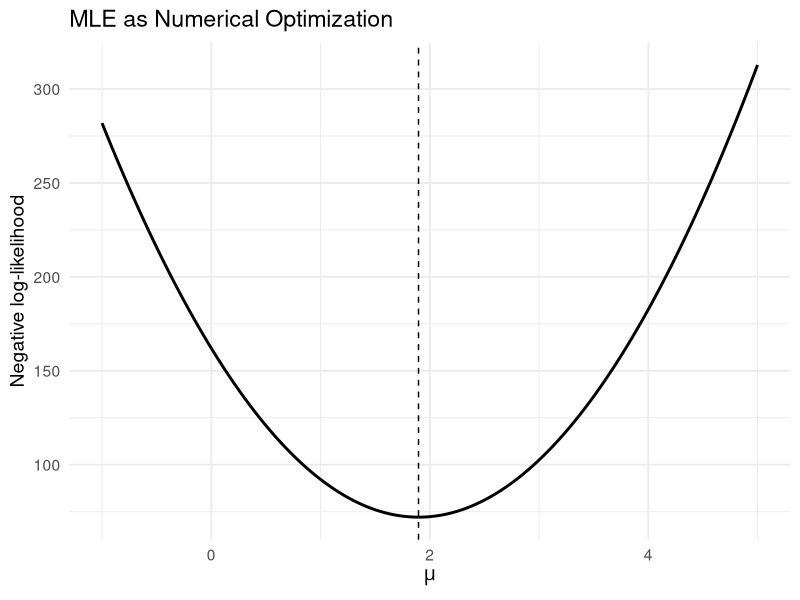
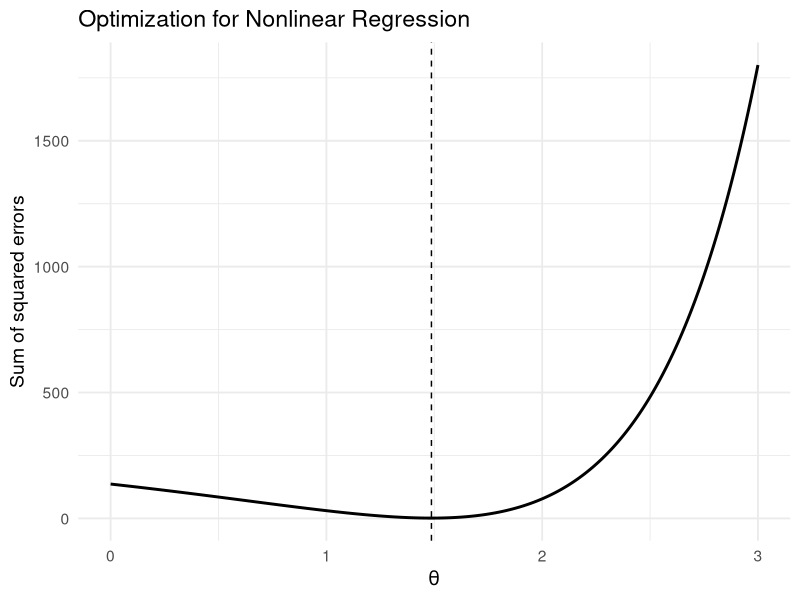
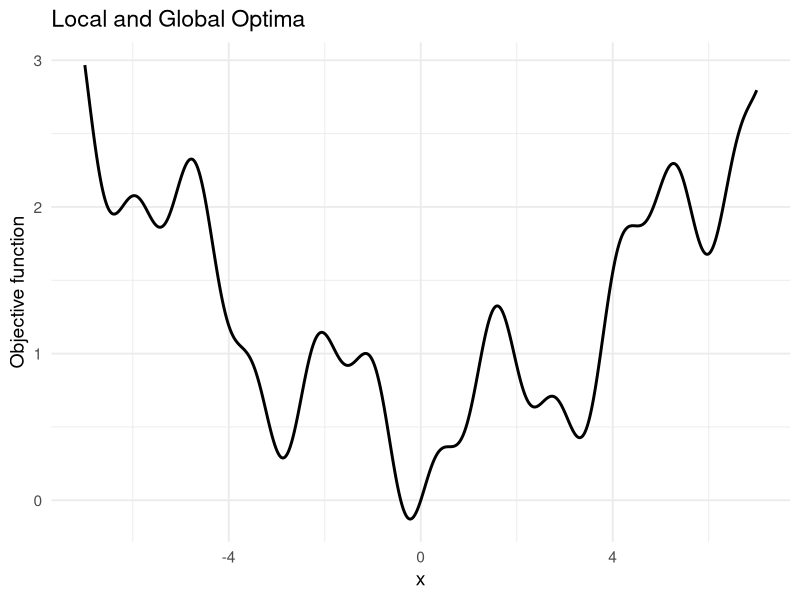
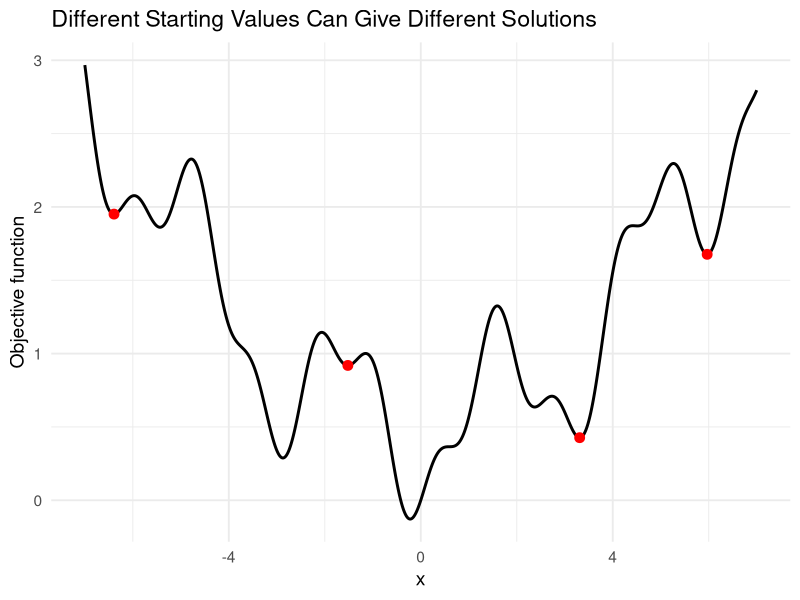
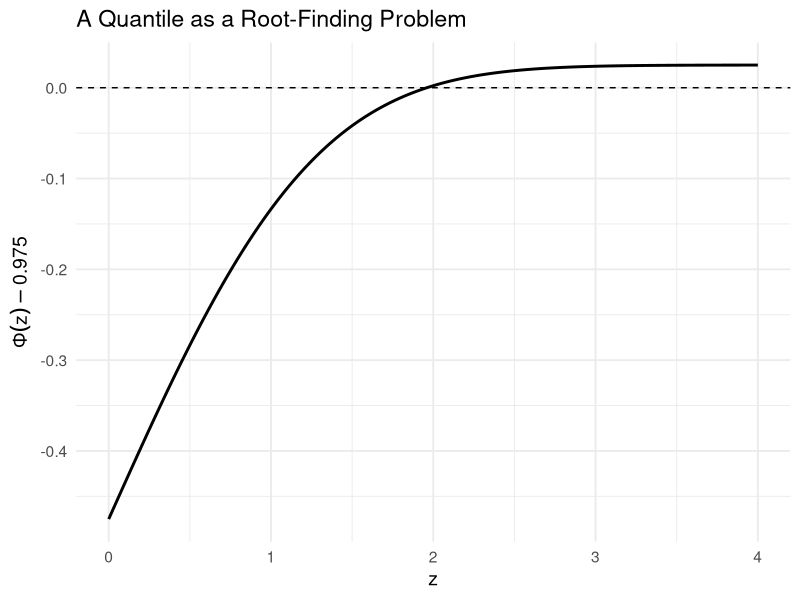
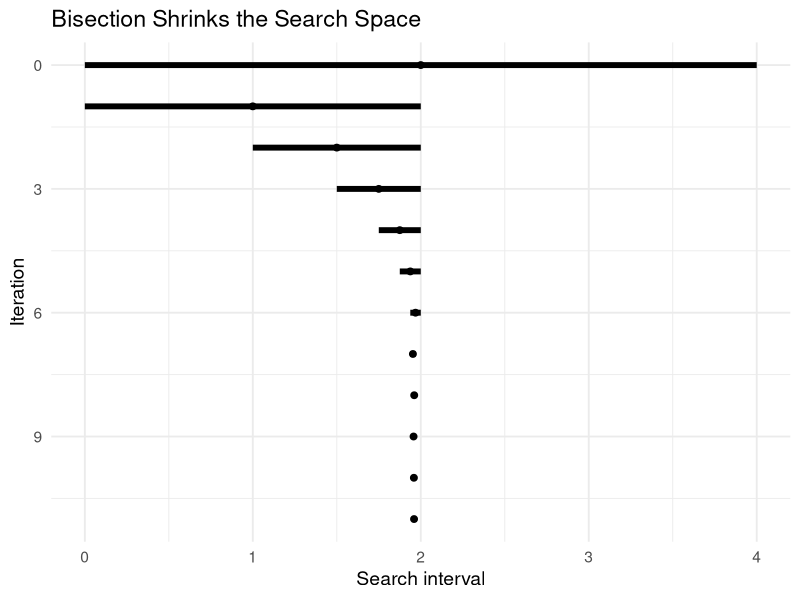
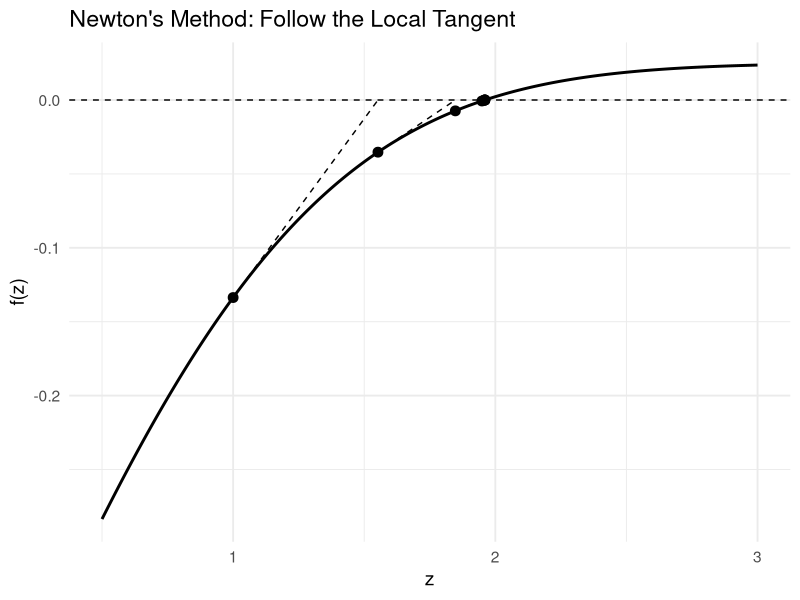
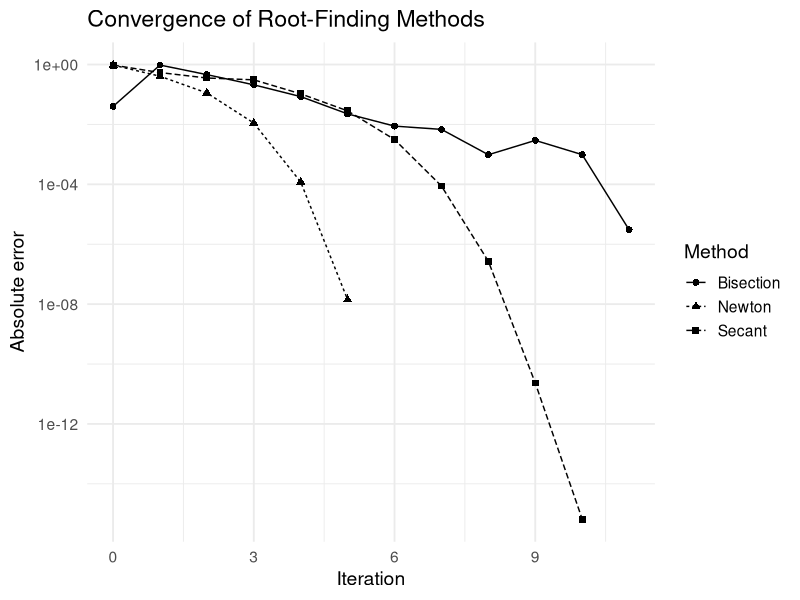

Source code (R) for these figures, in order:
## ---- chunk 1
#| code-fold: true
library(ggplot2)

theme_set(
  theme_minimal(base_size = 14)
)
## ---- chunk 2
#| code-fold: true
set.seed(8670)

x <- rnorm(
  n = 50,
  mean = 2,
  sd = 1
)

nll <- function(mu) {
  -sum(
    dnorm(
      x,
      mean = mu,
      sd = 1,
      log = TRUE
    )
  )
}

fit <- optimize(
  nll,
  interval = c(-1, 5)
)

c(
  numerical = fit$minimum,
  theoretical = mean(x)
)
## ---- chunk 3
#| code-fold: true
mu_grid <- seq(
  -1,
  5,
  length.out = 400
)

nll_data <- data.frame(
  mu = mu_grid,
  nll = vapply(
    mu_grid,
    nll,
    numeric(1)
  )
)

ggplot(
  nll_data,
  aes(
    x = mu,
    y = nll
  )
) +
  geom_line(linewidth = 1) +
  geom_vline(
    xintercept = mean(x),
    linetype = "dashed"
  ) +
  labs(
    x = expression(mu),
    y = "Negative log-likelihood",
    title = "MLE as Numerical Optimization"
  )
## ---- chunk 4
#| code-fold: true
set.seed(8670)

x <- seq(
  0,
  1,
  length.out = 50
)

y <- exp(1.5 * x) +
  rnorm(
    50,
    sd = 0.15
  )

sse <- function(theta) {
  sum(
    (y - exp(theta * x))^2
  )
}

fit_nonlinear <- optimize(
  sse,
  interval = c(0, 3)
)

fit_nonlinear$minimum
## ---- chunk 5
#| code-fold: true
theta_grid <- seq(
  0,
  3,
  length.out = 400
)

sse_data <- data.frame(
  theta = theta_grid,
  SSE = vapply(
    theta_grid,
    sse,
    numeric(1)
  )
)

ggplot(
  sse_data,
  aes(
    x = theta,
    y = SSE
  )
) +
  geom_line(linewidth = 1) +
  geom_vline(
    xintercept = fit_nonlinear$minimum,
    linetype = "dashed"
  ) +
  labs(
    x = expression(theta),
    y = "Sum of squared errors",
    title = "Optimization for Nonlinear Regression"
  )
## ---- chunk 6
#| code-fold: true
objective <- function(x) {
  0.05 * x^2 +
    sin(x)^2 +
    0.2 * sin(5 * x)
}

x_grid <- seq(
  -7,
  7,
  length.out = 1000
)

objective_data <- data.frame(
  x = x_grid,
  objective = objective(x_grid)
)

ggplot(
  objective_data,
  aes(
    x = x,
    y = objective
  )
) +
  geom_line(linewidth = 1) +
  labs(
    x = "x",
    y = "Objective function",
    title = "Local and Global Optima"
  )
## ---- chunk 7
#| code-fold: true
starts <- c(
  -6,
  -2,
  2,
  6
)

solutions <- vapply(
  starts,
  function(x0) {
    optim(
      par = x0,
      fn = objective,
      method = "BFGS"
    )$par
  },
  numeric(1)
)

local_results <- data.frame(
  start = starts,
  solution = solutions,
  objective = objective(solutions)
)

local_results
## ---- chunk 8
#| code-fold: true
ggplot(
  objective_data,
  aes(
    x = x,
    y = objective
  )
) +
  geom_line(linewidth = 1) +
  geom_point(
    data = local_results,
    col = "red",
    aes(
      x = solution,
      y = objective
    ),
    size = 3
  ) +
  labs(
    x = "x",
    y = "Objective function",
    title = "Different Starting Values Can Give Different Solutions"
  )
## ---- chunk 9
#| code-fold: true
f_root <- function(z) {
  pnorm(z) - 0.975
}

z_grid <- seq(
  0,
  4,
  length.out = 400
)

root_data <- data.frame(
  z = z_grid,
  f = f_root(z_grid)
)

ggplot(
  root_data,
  aes(
    x = z,
    y = f
  )
) +
  geom_line(linewidth = 1) +
  geom_hline(
    yintercept = 0,
    linetype = "dashed"
  ) +
  labs(
    x = "z",
    y = expression(Phi(z) - 0.975),
    title = "A Quantile as a Root-Finding Problem"
  )
## ---- chunk 10
#| code-fold: true
root_R <- uniroot(
  f_root,
  interval = c(0, 4)
)$root

c(
  root_finding = root_R,
  qnorm = qnorm(0.975)
)
## ---- chunk 11
#| code-fold: true
bisect_trace <- function(
    f,
    a,
    b,
    tol = 1e-6,
    maxit = 100
) {

  if (f(a) * f(b) > 0) {
    stop("f(a) and f(b) must have opposite signs.")
  }

  history <- data.frame()

  for (k in 0:maxit) {

    midpoint <- (a + b) / 2

    history <- rbind(
      history,
      data.frame(
        iteration = k,
        a = a,
        b = b,
        midpoint = midpoint,
        f_midpoint = f(midpoint)
      )
    )

    if (
      abs(f(midpoint)) < tol ||
      (b - a) / 2 < tol
    ) {
      break
    }

    if (f(a) * f(midpoint) <= 0) {
      b <- midpoint
    } else {
      a <- midpoint
    }
  }

  history
}

bisect_history <- bisect_trace(
  f_root,
  a = 0,
  b = 4
)

tail(bisect_history)
## ---- chunk 12
#| code-fold: true
#| 
ggplot(
  bisect_history,
  aes(y = iteration)
) +
  geom_segment(
    aes(
      x = a,
      xend = b,
      yend = iteration
    ),
    linewidth = 2
  ) +
  geom_point(
    aes(x = midpoint),
    size = 2
  ) +
  scale_y_reverse() +
  labs(
    x = "Search interval",
    y = "Iteration",
    title = "Bisection Shrinks the Search Space"
  )
## ---- chunk 13
#| code-fold: true
f <- function(z) {
  pnorm(z) - 0.975
}

df <- function(z) {
  dnorm(z)
}
## ---- chunk 14
#| code-fold: true
newton_trace <- function(
    f,
    df,
    x0,
    tol = 1e-8,
    maxit = 100
) {

  x <- x0

  history <- data.frame(
    iteration = 0,
    x = x,
    fx = f(x)
  )

  for (k in seq_len(maxit)) {

    dfx <- df(x)

    if (abs(dfx) < 1e-12) {
      stop("Derivative is too close to zero.")
    }

    x_new <- x - f(x) / dfx

    history <- rbind(
      history,
      data.frame(
        iteration = k,
        x = x_new,
        fx = f(x_new)
      )
    )

    if (abs(x_new - x) < tol) {
      break
    }

    x <- x_new
  }

  history
}

newton_history <- newton_trace(
  f,
  df,
  x0 = 1
)

newton_history
## ---- chunk 15
#| code-fold: true
tangent_data <- data.frame(
  x = head(newton_history$x, -1),
  y = head(newton_history$fx, -1),
  xend = tail(newton_history$x, -1),
  yend = 0
)

z_grid <- seq(
  0.5,
  3,
  length.out = 400
)

newton_function_data <- data.frame(
  z = z_grid,
  f = f(z_grid)
)

ggplot(
  newton_function_data,
  aes(
    x = z,
    y = f
  )
) +
  geom_line(linewidth = 1) +
  geom_hline(
    yintercept = 0,
    linetype = "dashed"
  ) +
  geom_segment(
    data = tangent_data,
    aes(
      x = x,
      y = y,
      xend = xend,
      yend = yend
    ),
    inherit.aes = FALSE,
    linetype = "dashed"
  ) +
  geom_point(
    data = newton_history,
    aes(
      x = x,
      y = fx
    ),
    inherit.aes = FALSE,
    size = 3
  ) +
  labs(
    x = "z",
    y = "f(z)",
    title = "Newton's Method: Follow the Local Tangent"
  )
## ---- chunk 16
#| code-fold: true
secant_trace <- function(
    f,
    x0,
    x1,
    tol = 1e-8,
    maxit = 100
) {

  history <- data.frame(
    iteration = c(0, 1),
    x = c(x0, x1),
    fx = c(
      f(x0),
      f(x1)
    )
  )

  for (k in 2:maxit) {

    f0 <- f(x0)
    f1 <- f(x1)

    denominator <- f1 - f0

    if (abs(denominator) < 1e-12) {
      stop("Secant denominator is too close to zero.")
    }

    x2 <- x1 -
      f1 * (x1 - x0) /
      denominator

    history <- rbind(
      history,
      data.frame(
        iteration = k,
        x = x2,
        fx = f(x2)
      )
    )

    if (abs(x2 - x1) < tol) {
      break
    }

    x0 <- x1
    x1 <- x2
  }

  history
}

secant_history <- secant_trace(
  f,
  x0 = 1,
  x1 = 2.5
)

secant_history
## ---- chunk 17
#| code-fold: true
true_root <- qnorm(0.975)

bisection_error <- data.frame(
  iteration = bisect_history$iteration,
  error = abs(
    bisect_history$midpoint -
      true_root
  ),
  method = "Bisection"
)

newton_error <- data.frame(
  iteration = newton_history$iteration,
  error = abs(
    newton_history$x -
      true_root
  ),
  method = "Newton"
)

secant_error <- data.frame(
  iteration = secant_history$iteration,
  error = abs(
    secant_history$x -
      true_root
  ),
  method = "Secant"
)

convergence_data <- rbind(
  bisection_error,
  newton_error,
  secant_error
)

convergence_data <- subset(
  convergence_data,
  error > .Machine$double.eps
)
## ---- chunk 18
#| code-fold: true
ggplot(
  convergence_data,
  aes(
    x = iteration,
    y = error,
    linetype = method,
    shape = method
  )
) +
  geom_line() +
  geom_point(size = 2) +
  scale_y_log10() +
  labs(
    x = "Iteration",
    y = "Absolute error",
    title = "Convergence of Root-Finding Methods",
    linetype = "Method",
    shape = "Method"
  )
## ---- chunk 19
#| code-fold: true
objective_2d <- function(theta1, theta2) {
  (theta1 - 2)^2 +
    4 * (theta2 + 1)^2
}

theta1_grid <- seq(
  -2,
  6,
  length.out = 150
)

theta2_grid <- seq(
  -4,
  2,
  length.out = 150
)

objective_grid <- expand.grid(
  theta1 = theta1_grid,
  theta2 = theta2_grid
)

objective_grid$value <- with(
  objective_grid,
  objective_2d(theta1, theta2)
)

ggplot(
  objective_grid,
  aes(
    x = theta1,
    y = theta2,
    z = value
  )
) +
  geom_contour(
    bins = 15
  ) +
  geom_point(
    data = data.frame(
      theta1 = 2,
      theta2 = -1
    ),
    aes(
      x = theta1,
      y = theta2
    ),
    inherit.aes = FALSE,
    size = 3
  ) +
  labs(
    x = expression(theta[1]),
    y = expression(theta[2]),
    title = "Contour Plot of a Two-Dimensional Objective"
  )
## ---- chunk 20
#| code-fold: true
gradient_2d <- function(theta) {
  c(
    2 * (theta[1] - 2),
    8 * (theta[2] + 1)
  )
}

gradient_descent <- function(
    start,
    alpha = 0.1,
    maxit = 30
) {

  theta <- start

  history <- data.frame(
    iteration = 0,
    theta1 = theta[1],
    theta2 = theta[2]
  )

  for (k in seq_len(maxit)) {

    theta <-
      theta -
      alpha * gradient_2d(theta)

    history <- rbind(
      history,
      data.frame(
        iteration = k,
        theta1 = theta[1],
        theta2 = theta[2]
      )
    )
  }

  history
}

gd_path <- gradient_descent(
  start = c(-1, 1),
  alpha = 0.1,
  maxit = 20
)
## ---- chunk 21
#| code-fold: true
ggplot(
  objective_grid,
  aes(
    x = theta1,
    y = theta2,
    z = value
  )
) +
  geom_contour(
    bins = 15
  ) +
  geom_path(
    data = gd_path,
    aes(
      x = theta1,
      y = theta2
    ),
    inherit.aes = FALSE
  ) +
  geom_point(
    data = gd_path,
    aes(
      x = theta1,
      y = theta2
    ),
    inherit.aes = FALSE,
    size = 2
  ) +
  labs(
    x = expression(theta[1]),
    y = expression(theta[2]),
    title = "Gradient Descent Path"
  )
## ---- chunk 22
#| code-fold: true
gd_small <- gradient_descent(
  start = c(-1, 1),
  alpha = 0.02,
  maxit = 30
)

gd_medium <- gradient_descent(
  start = c(-1, 1),
  alpha = 0.1,
  maxit = 30
)

gd_large <- gradient_descent(
  start = c(-1, 1),
  alpha = 0.24,
  maxit = 30
)

gd_compare <- rbind(
  transform(
    gd_small,
    step = "alpha = 0.02"
  ),
  transform(
    gd_medium,
    step = "alpha = 0.10"
  ),
  transform(
    gd_large,
    step = "alpha = 0.24"
  )
)

gd_compare$error <-
  sqrt(
    (gd_compare$theta1 - 2)^2 +
      (gd_compare$theta2 + 1)^2
  )

ggplot(
  gd_compare,
  aes(
    x = iteration,
    y = error,
    linetype = step
  )
) +
  geom_line(linewidth = 1) +
  labs(
    x = "Iteration",
    y = "Distance to optimum",
    linetype = "Step size",
    title = "Step Size Changes the Convergence Behaviour"
  )
## ---- chunk 23
#| code-fold: true
set.seed(8670)

n <- 200

x_logit <- rnorm(n)

beta_true <- c(
  -0.5,
  1.5
)

eta <-
  beta_true[1] +
  beta_true[2] * x_logit

p <- plogis(eta)

y_logit <- rbinom(
  n,
  size = 1,
  prob = p
)
## ---- chunk 24
#| code-fold: true
logistic_nll <- function(beta) {

  eta <-
    beta[1] +
    beta[2] * x_logit

  p <- plogis(eta)

  -sum(
    dbinom(
      y_logit,
      size = 1,
      prob = p,
      log = TRUE
    )
  )
}
## ---- chunk 25
#| code-fold: true
fit_optim <- optim(
  par = c(0, 0),
  fn = logistic_nll,
  method = "BFGS"
)

fit_optim$par
## ---- chunk 26
#| code-fold: true
fit_glm <- glm(
  y_logit ~ x_logit,
  family = binomial()
)

coef(fit_glm)

fit_optim$par
## ---- chunk 27
#| code-fold: true
scaled_objective <- function(theta1, theta2) {
  (theta1 - 1)^2 +
    100 * (theta2 - 1)^2
}

scale_grid <- expand.grid(
  theta1 = seq(
    -2,
    4,
    length.out = 150
  ),
  theta2 = seq(
    -1,
    3,
    length.out = 150
  )
)

scale_grid$value <- with(
  scale_grid,
  scaled_objective(
    theta1,
    theta2
  )
)

ggplot(
  scale_grid,
  aes(
    x = theta1,
    y = theta2,
    z = value
  )
) +
  geom_contour(
    bins = 15
  ) +
  labs(
    x = expression(theta[1]),
    y = expression(theta[2]),
    title = "Poor Scaling Produces an Elongated Objective"
  )
## ---- chunk 28
#| code-fold: true
delta_grid <- seq(
  0,
  5,
  length.out = 300
)

temperature <- c(
  0.1,
  0.5,
  2
)

sa_probability <- expand.grid(
  delta = delta_grid,
  temperature = temperature
)

sa_probability$probability <-
  exp(
    -sa_probability$delta /
      sa_probability$temperature
  )

sa_probability$temperature <-
  factor(
    sa_probability$temperature
  )

ggplot(
  sa_probability,
  aes(
    x = delta,
    y = probability,
    linetype = temperature
  )
) +
  geom_line(linewidth = 1) +
  labs(
    x = expression(Delta * Q),
    y = "Probability of accepting a worse solution",
    linetype = "Temperature",
    title = "Temperature Controls Exploration"
  )
## ---- chunk 29
#| code-fold: true
set.seed(8670)

sa_fit <- optim(
  par = 5,
  fn = objective,
  method = "SANN",
  control = list(
    maxit = 3000
  )
)

sa_fit$par
sa_fit$value
## ---- chunk 30
#| code-fold: true
seeds <- 1:20

sa_solution <- vapply(
  seeds,
  function(seed) {

    set.seed(seed)

    optim(
      par = 5,
      fn = objective,
      method = "SANN",
      control = list(
        maxit = 3000
      )
    )$par

  },
  numeric(1)
)

sa_data <- data.frame(
  seed = seeds,
  solution = sa_solution,
  objective = objective(sa_solution)
)

ggplot(
  sa_data,
  aes(
    x = factor(seed),
    y = objective
  )
) +
  geom_point(size = 3) +
  labs(
    x = "Random seed",
    y = "Final objective value",
    title = "Variation Across Simulated Annealing Runs"
  )
## ---- chunk 31
#| label: fig-biomedical-fit
#| code-fold: true
#| echo: !expr knitr::is_html_output()
#| fig-width: 7.4
#| fig-height: 4.3
#| fig-pos: H
#| fig-cap: "The same illustrative measurements, before and after fitting. Vertical gaps show prediction errors. Optimization reduces the sum of their squares from about 1382 to 29."
#| fig-alt: "Two panels share the same measured dots. An initial orange curve lies far from most dots. The fitted blue curve follows the dots closely, leaving much smaller vertical prediction errors."
bio_data <- data.frame(Concentration = c(0, 1, 2, 4, 8, 12, 20, 32))
bio_data$Response <- 5 + 70 * bio_data$Concentration /
  (6 + bio_data$Concentration) + c(0, 1, -2, 3, -3, 1, 2, -1)

# Log parameters keep Emax and EC50 positive during the search.
bio_curve <- function(theta, concentration) {
  theta[1] + exp(theta[2]) * concentration /
    (exp(theta[3]) + concentration)
}
bio_error <- function(theta) {
  sum((bio_data$Response - bio_curve(theta, bio_data$Concentration))^2)
}
bio_start <- c(15, log(45), log(15))
bio_fit <- optim(
  bio_start, bio_error, method = "BFGS",
  control = list(maxit = 2000, reltol = 1e-12)
)
bio_stages <- c("1. Start with a guess\nSquared gaps: 1382",
                "2. Adjust the curve\nSquared gaps: 29")
bio_lines <- do.call(rbind, lapply(1:2, function(i) {
  concentration <- seq(0, 32, length.out = 250)
  theta <- if (i == 1) bio_start else bio_fit$par
  data.frame(Concentration = concentration,
             Response = bio_curve(theta, concentration),
             Stage = bio_stages[i])
}))
bio_points <- do.call(rbind, lapply(1:2, function(i) {
  theta <- if (i == 1) bio_start else bio_fit$par
  transform(bio_data, Predicted = bio_curve(theta, Concentration),
            Stage = bio_stages[i])
}))
ggplot(bio_lines, aes(Concentration, Response)) +
  geom_segment(
    data = bio_points,
    aes(xend = Concentration, yend = Predicted),
    colour = "grey55", linewidth = 0.7
  ) +
  geom_line(aes(colour = Stage), linewidth = 1) +
  geom_point(data = bio_points, size = 2) +
  facet_wrap(~Stage, nrow = 1) +
  scale_colour_manual(values = c("#D55E00", "#0072B2")) +
  scale_y_continuous(limits = c(0, 75)) +
  labs(x = "Drug concentration (illustrative units)",
       y = "Biomarker improvement",
       title = "Make the Vertical Gaps Smaller",
       subtitle = "Dots = measurements    Lines = model predictions") +
  theme_minimal(base_size = 12) +
  theme(legend.position = "none", panel.grid.minor = element_blank())
## ---- chunk 32
#| label: fig-finance-choice
#| code-fold: true
#| echo: !expr knitr::is_html_output()
#| fig-width: 7.6
#| fig-height: 4.7
#| fig-pos: H
#| fig-cap: "Left: three ways to split the same $10,000. Right: each point on the curve is a possible split. The selected mix has the highest expected return among points at or left of the 10% volatility limit. All inputs are illustrative."
#| fig-alt: "A stacked bar chart compares all Fund A, the chosen mix, and all Fund B. A risk-return curve highlights a chosen mix of 45.7 percent A and 54.3 percent B at 10 percent volatility and 5.83 percent expected return. Higher-volatility points lie in a shaded excluded region."
finance_risk <- function(w) {
  sqrt((0.20 * w)^2 + (0.06 * (1 - w))^2 +
         2 * 0.10 * 0.20 * 0.06 * w * (1 - w))
}
finance_return <- function(w) 0.08 * w + 0.04 * (1 - w)
# Expected return increases with w; find the largest permitted weight.
finance_weight <- uniroot(function(w) finance_risk(w) - 0.10,
                          c(0, 1), tol = 1e-10)$root
finance_choices <- data.frame(
  Choice = factor(c("All Fund A", "Chosen mix", "All Fund B"),
                  levels = c("All Fund B", "Chosen mix", "All Fund A")),
  A = c(1, finance_weight, 0)
)
finance_bars <- rbind(
  data.frame(Choice = finance_choices$Choice, Fund = "Fund A",
             Amount = 10 * finance_choices$A),
  data.frame(Choice = finance_choices$Choice, Fund = "Fund B",
             Amount = 10 * (1 - finance_choices$A))
)
finance_bars$Label <- ifelse(finance_bars$Amount == 0, "",
                             sprintf("$%s", formatC(
                               1000 * finance_bars$Amount,
                               format = "f", digits = 0, big.mark = ",")))
finance_allocation_plot <- ggplot(finance_bars, aes(Amount, Choice, fill = Fund)) +
  geom_col(width = 0.6, position = position_stack(reverse = TRUE)) +
  geom_text(aes(label = Label), size = 3,
            position = position_stack(vjust = 0.5, reverse = TRUE)) +
  scale_fill_manual(values = c("Fund A" = "#79BADD", "Fund B" = "#F0C77C")) +
  scale_x_continuous(limits = c(0, 10), breaks = c(0, 5, 10)) +
  labs(title = "1. Split the $10,000", x = "Thousands of dollars", y = NULL,
       fill = NULL) +
  theme_minimal(base_size = 11) +
  theme(legend.position = "bottom", panel.grid.minor = element_blank())
finance_grid <- data.frame(Weight = seq(0, 1, length.out = 501))
finance_grid$Risk <- 100 * finance_risk(finance_grid$Weight)
finance_grid$Return <- 100 * finance_return(finance_grid$Weight)
finance_risk_plot <- ggplot(finance_grid, aes(Risk, Return)) +
  annotate("rect", xmin = 10, xmax = 22, ymin = -Inf, ymax = Inf,
           fill = "#FCE6E1") +
  geom_path(linewidth = 1, colour = "#0072B2") +
  geom_vline(xintercept = 10, linetype = "dashed", colour = "#A33A2B") +
  annotate("point", x = 10, y = 100 * finance_return(finance_weight),
           size = 3, colour = "#0072B2") +
  annotate("text", x = 16, y = 4.4, label = "Above the\nrisk limit", size = 3.2) +
  annotate("text", x = 1, y = 7.3, hjust = 0,
           label = "Chosen mix\n5.83% return", size = 3.1) +
  annotate("segment", x = 6, xend = 9.8, y = 6.85, yend = 5.9,
           arrow = grid::arrow(length = grid::unit(0.07, "inches"))) +
  coord_cartesian(xlim = c(0, 22), ylim = c(3.7, 8.5)) +
  labs(title = "2. Respect the risk limit", x = "Volatility (%)",
       y = "Expected annual return (%)") +
  theme_minimal(base_size = 11) +
  theme(panel.grid.minor = element_blank())
grid::grid.newpage()
grid::pushViewport(grid::viewport(layout = grid::grid.layout(1, 2)))
print(finance_allocation_plot,
      vp = grid::viewport(layout.pos.row = 1, layout.pos.col = 1))
print(finance_risk_plot,
      vp = grid::viewport(layout.pos.row = 1, layout.pos.col = 2))
grid::popViewport()
## ---- chunk 33
#| label: fig-factory-schedules
#| code-fold: true
#| echo: !expr knitr::is_html_output()
#| fig-width: 7.4
#| fig-height: 4.8
#| fig-pos: H
#| fig-cap: "Same orders, same machines, same processing times. Changing the sequence reduces the last completion time from 11 to 8 hours. Empty horizontal space is idle time."
#| fig-alt: "Two Gantt charts compare A-B-C with B-C-A. In the original schedule, finishing starts at hour 4 and ends at hour 11. In the improved schedule, finishing starts at hour 1 and ends at hour 8. Each bar is labeled A, B, or C."
factory_times <- data.frame(Job = c("A", "B", "C"),
                            Cutting = c(4, 1, 2), Finishing = c(1, 4, 2))
factory_schedule <- function(order, label) {
  cutting_free <- finishing_free <- 0
  tasks <- list()
  for (job in order) {
    duration <- factory_times[factory_times$Job == job, ]
    cut_start <- cutting_free
    cut_end <- cut_start + duration$Cutting
    finish_start <- max(cut_end, finishing_free)
    finish_end <- finish_start + duration$Finishing
    tasks[[job]] <- data.frame(
      Job = job, Machine = c("Cutting", "Finishing"),
      Start = c(cut_start, finish_start), End = c(cut_end, finish_end),
      Schedule = label
    )
    cutting_free <- cut_end
    finishing_free <- finish_end
  }
  do.call(rbind, tasks)
}
factory_tasks <- rbind(
  factory_schedule(c("A", "B", "C"), "1. Original: A-B-C | All done at hour 11"),
  factory_schedule(c("B", "C", "A"), "2. Improved: B-C-A | All done at hour 8")
)
factory_tasks$Machine <- factor(factory_tasks$Machine,
                                levels = c("Finishing", "Cutting"))
factory_ends <- aggregate(End ~ Schedule, factory_tasks, max)
ggplot(factory_tasks, aes(y = Machine, colour = Job)) +
  geom_segment(aes(x = Start, xend = End, yend = Machine),
               linewidth = 13, lineend = "butt") +
  geom_text(aes(x = (Start + End) / 2, label = Job),
            colour = "black", fontface = "bold", size = 4) +
  geom_vline(data = factory_ends, aes(xintercept = End),
             inherit.aes = FALSE, linetype = "dashed", colour = "grey40") +
  facet_wrap(~Schedule, ncol = 1) +
  scale_colour_manual(values = c(A = "#79BADD", B = "#F0C77C", C = "#A4D4B4")) +
  scale_x_continuous(breaks = 0:11, limits = c(0, 11.3)) +
  scale_y_discrete(expand = expansion(add = 0.7)) +
  labs(x = "Hours since work begins", y = NULL,
       title = "A Better Sequence Saves 3 Hours",
       subtitle = "Follow the same letter from Cutting to Finishing") +
  theme_minimal(base_size = 12) +
  theme(legend.position = "none", panel.grid.minor = element_blank(),
        panel.grid.major.y = element_blank())
## ---- chunk 34
#| label: marketing-budget-allocation
#| code-fold: true
#| echo: !expr knitr::is_html_output()
marketing_budget <- 100  # Thousands of dollars.
marketing_search <- function(spend) 900 * (1 - exp(-spend / 8))
marketing_social <- function(spend) 1600 * spend / (70 + spend)
marketing_orders <- function(search_spend) {
  marketing_search(search_spend) +
    marketing_social(marketing_budget - search_spend)
}
marketing_fit <- optimize(marketing_orders, c(0, marketing_budget),
                          maximum = TRUE)
marketing_comparison <- data.frame(
  Strategy = factor(c("Equal split", "Optimized"),
                    levels = c("Optimized", "Equal split")),
  Search = c(50, marketing_fit$maximum)
)
marketing_comparison$Social <- marketing_budget - marketing_comparison$Search
marketing_comparison$Orders <- marketing_orders(marketing_comparison$Search)
## ---- chunk 35
#| label: fig-marketing-response
#| code-fold: true
#| echo: !expr knitr::is_html_output()
#| fig-width: 7.4
#| fig-height: 4.3
#| fig-pos: H
#| fig-cap: "Illustrative response curves. Circles mark equal spending; triangles mark the optimized allocation. Arrows show the change: reduce search spending where the curve is flat and increase social spending where more gains remain."
#| fig-alt: "Two response curves show diminishing returns. Search rises sharply and levels off, while social rises more gradually. An arrow moves search spending from 50 to 24.46 thousand dollars, and another moves social from 50 to 75.54 thousand dollars."
marketing_curves <- rbind(
  data.frame(Spend = seq(0, 100, length.out = 301),
             Channel = "Search: levels off quickly"),
  data.frame(Spend = seq(0, 100, length.out = 301),
             Channel = "Social: more room to grow")
)
marketing_curves$Orders <- ifelse(
  grepl("^Search", marketing_curves$Channel),
  marketing_search(marketing_curves$Spend),
  marketing_social(marketing_curves$Spend)
)
marketing_points <- rbind(
  data.frame(Spend = marketing_comparison$Search,
             Orders = marketing_search(marketing_comparison$Search),
             Strategy = marketing_comparison$Strategy,
             Channel = "Search: levels off quickly"),
  data.frame(Spend = marketing_comparison$Social,
             Orders = marketing_social(marketing_comparison$Social),
             Strategy = marketing_comparison$Strategy,
             Channel = "Social: more room to grow")
)
marketing_moves <- data.frame(
  Channel = c("Search: levels off quickly", "Social: more room to grow"),
  Spend = 50,
  Orders = c(marketing_search(50), marketing_social(50)),
  NewSpend = c(marketing_fit$maximum, 100 - marketing_fit$maximum),
  NewOrders = c(marketing_search(marketing_fit$maximum),
                marketing_social(100 - marketing_fit$maximum))
)
ggplot(marketing_curves, aes(Spend, Orders, colour = Channel)) +
  geom_line(linewidth = 1) +
  geom_segment(data = marketing_moves,
               aes(xend = NewSpend, yend = NewOrders),
               colour = "grey30", linewidth = 0.5,
               arrow = grid::arrow(length = grid::unit(0.1, "inches"))) +
  geom_point(data = marketing_points, aes(shape = Strategy),
             size = 3.5, colour = "black") +
  facet_wrap(~Channel, nrow = 1) +
  scale_colour_manual(values = c("#0072B2", "#D55E00")) +
  scale_shape_manual(values = c("Equal split" = 16, "Optimized" = 17)) +
  scale_y_continuous(limits = c(0, 1000)) +
  labs(x = "Channel spending (thousands of dollars)",
       y = "Expected additional orders", shape = NULL,
       title = "Where Does the Next Dollar Help Most?") +
  guides(colour = "none") +
  theme_minimal(base_size = 12) +
  theme(legend.position = "bottom", panel.grid.minor = element_blank())
## ---- chunk 36
#| label: fig-marketing-budget
#| code-fold: true
#| echo: !expr knitr::is_html_output()
#| fig-width: 7.6
#| fig-height: 3.8
#| fig-pos: H
#| fig-cap: "A visual before-and-after comparison. The optimized split spends about $24,461 on search and $75,539 on social, producing about 123 more expected orders with the same budget under the illustrative model."
#| fig-alt: "Two equally long stacked budget bars compare 50-50 spending with 24.5-75.5 spending. Beside them, order bars increase from 1565 for the equal split to 1688 for the optimized allocation, a 7.9 percent increase."
marketing_spending <- rbind(
  data.frame(Strategy = marketing_comparison$Strategy, Channel = "Search",
             Spend = marketing_comparison$Search),
  data.frame(Strategy = marketing_comparison$Strategy, Channel = "Social",
             Spend = marketing_comparison$Social)
)
marketing_spending$Label <- sprintf("%s\n$%.1fk",
                                   marketing_spending$Channel,
                                   marketing_spending$Spend)
marketing_budget_plot <- ggplot(marketing_spending,
                                aes(Spend, Strategy, fill = Channel)) +
  geom_col(width = 0.6, position = position_stack(reverse = TRUE)) +
  geom_text(aes(label = Label), size = 3.2,
            position = position_stack(vjust = 0.5, reverse = TRUE)) +
  scale_fill_manual(values = c(Search = "#79BADD", Social = "#F0C77C")) +
  scale_x_continuous(limits = c(0, 100), breaks = c(0, 50, 100)) +
  labs(title = "1. Move the budget", subtitle = "Same total: $100,000",
       x = "Spending (thousands of dollars)",
       y = NULL) +
  theme_minimal(base_size = 11) +
  theme(legend.position = "none", panel.grid.minor = element_blank())
marketing_orders_plot <- ggplot(marketing_comparison,
                                aes(Orders, Strategy, fill = Strategy)) +
  geom_col(width = 0.6) +
  geom_text(aes(label = sprintf("%.0f", Orders)), hjust = -0.15, size = 3.5) +
  scale_fill_manual(values = c("Equal split" = "#C9CED5", "Optimized" = "#79BADD")) +
  scale_x_continuous(limits = c(0, 2000), breaks = c(0, 1000, 2000)) +
  labs(title = "2. Gain more orders", subtitle = "+7.9% with the same budget",
       x = "Expected additional orders", y = NULL) +
  theme_minimal(base_size = 11) +
  theme(legend.position = "none", panel.grid.minor = element_blank())
grid::grid.newpage()
grid::pushViewport(grid::viewport(layout = grid::grid.layout(1, 2)))
print(marketing_budget_plot,
      vp = grid::viewport(layout.pos.row = 1, layout.pos.col = 1))
print(marketing_orders_plot,
      vp = grid::viewport(layout.pos.row = 1, layout.pos.col = 2))
grid::popViewport()
